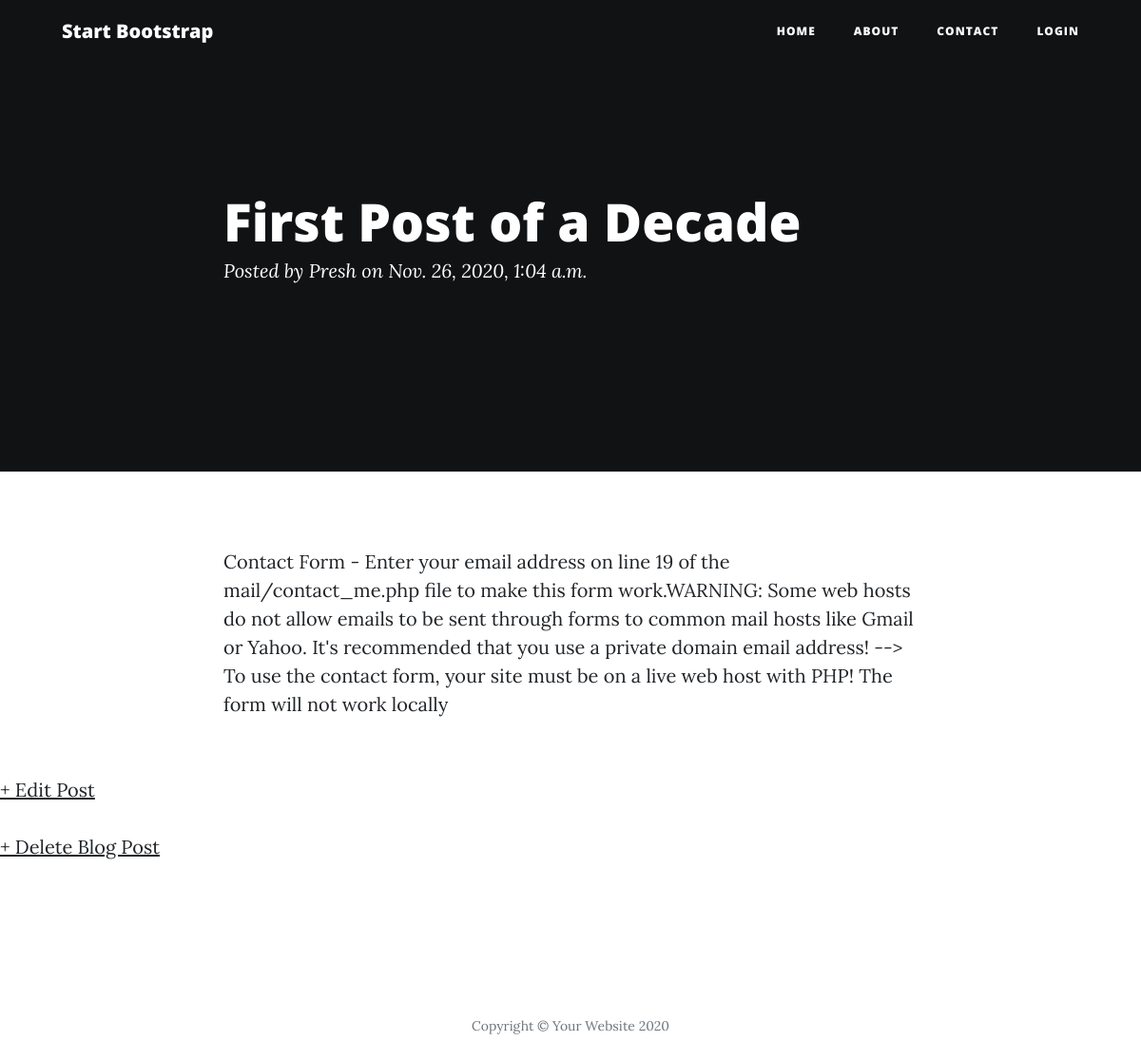
The app's page /post/2/ with its own data.
### blogs/models.py (models this page shows, shortened)
class Post(models.Model):
    title = models.CharField(max_length=200)
    author = models.ForeignKey('auth.User', on_delete=models.CASCADE,) # Allows for many to one relationship
    body = models.TextField()
    date = models.DateTimeField(auto_now_add=True)

### blogs/views.py (the view)
# urls.py: path('post/<int:pk>/', BlogDetailView.as_view(), name='post_detail'),
class BlogDetailView(DetailView):
    model = Post
    template_name = 'blogs/post.html'

### blogs/templates/blogs/post.html (shortened to what this page needs)
{% extends 'blogs/base.html' %}
{% block content %}
  <header class="masthead" style="background-color: black">
    <div class="overlay"></div>
    <div class="container">
      <div class="row">
        <div class="col-lg-8 col-md-10 mx-auto">
          <div class="post-heading">
            <h1>{{ post.title }}</h1>
            <span class="meta">Posted by
              {{ post.author }}
              on {{ post.date }}</span>
          </div>
        </div>
      </div>
    </div>
  </header>
 <article>
    <div class="container">
      <div class="row">
        <div class="col-lg-8 col-md-10 mx-auto">
        <p>{{ post.body }}
        </div>
      </div>
    </div>
 </article>
<p><a href="{% url 'post_edit' post.pk %}">+ Edit Post</a></p>
<p><a href="{% url 'post_delete' post.pk %}">+ Delete Blog Post</a></p>
{% endblock content %}

### records on screen
Post: title "First Post of a Decade", author "Presh", date "Nov. 26, 2020, 1:04 a.m.", body "Contact Form - Enter your email address on line 19 of the mail/contact_me.php file to make this form work.WARNING: Some web hosts do not allow emails to be sent through forms to common mail hosts like Gmail or Yahoo. It's recommended that you use a private domain email address! --> To use the contact form, your site must be on a live web host with PHP! The form will not work locally"
